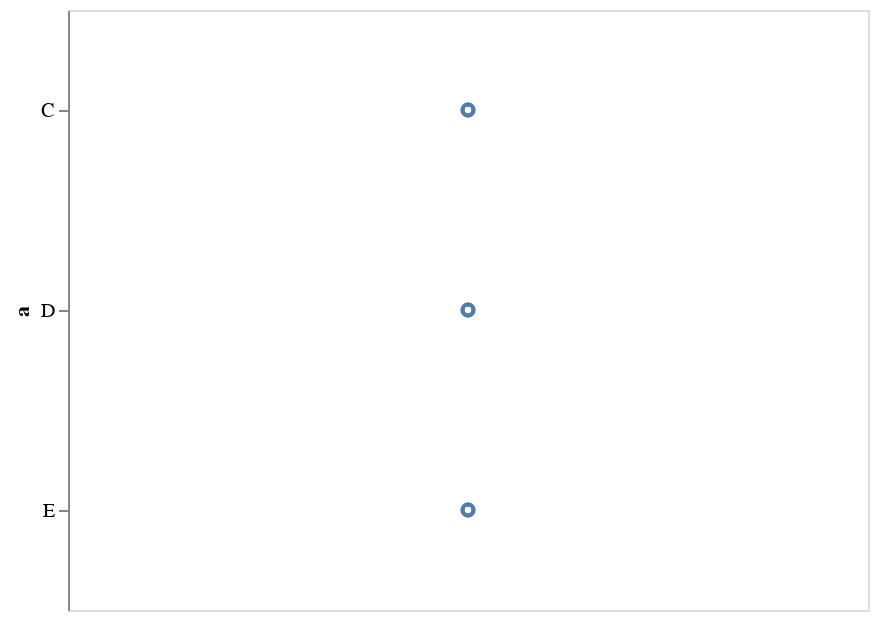

This figure's notebook cell:
### Markdown cell above
The next step is to add *visual encodings* (or *encodings* for short) to the chart. A visual encoding specifies how a given data column should be mapped onto the visual properties of the visualization.
Some of the more frequenty used visual encodings are listed here:

* X: x-axis value
* Y: y-axis value
* Color: color of the mark
* Opacity: transparency/opacity of the mark
* Shape: shape of the mark
* Size: size of the mark
* Row: row within a grid of facet plots
* Column: column within a grid of facet plots

For a complete list of these encodings, see the [Encodings](https://altair-viz.github.io/user_guide/encoding.html) section of the documentation.

Visual encodings can be created with the `encode()` method of the `Chart` object. For example, we can start by mapping the `y` axis of the chart to column `a`:

### Code cell
chart = alt.Chart(data).mark_point().encode(y='a')
chart

### Figure 1 — Vega-Lite specification as saved in the notebook (floating-point values rounded to 4 significant figures)
{"$schema": "https://vega.github.io/schema/vega-lite/v3.4.0.json", "config": {"mark": {"tooltip": null}, "view": {"height": 300, "width": 400}}, "data": {"name": "data-347f1284ea3247c0f55cb966abbdd2d8"}, "datasets": {"data-347f1284ea3247c0f55cb966abbdd2d8": [{"a": "C", "b": 2}, {"a": "C", "b": 7}, {"a": "C", "b": 4}, {"a": "D", "b": 1}, {"a": "D", "b": 2}, {"a": "D", "b": 6}, {"a": "E", "b": 8}, {"a": "E", "b": 4}, {"a": "E", "b": 7}]}, "encoding": {"y": {"field": "a", "type": "nominal"}}, "mark": "point"}
